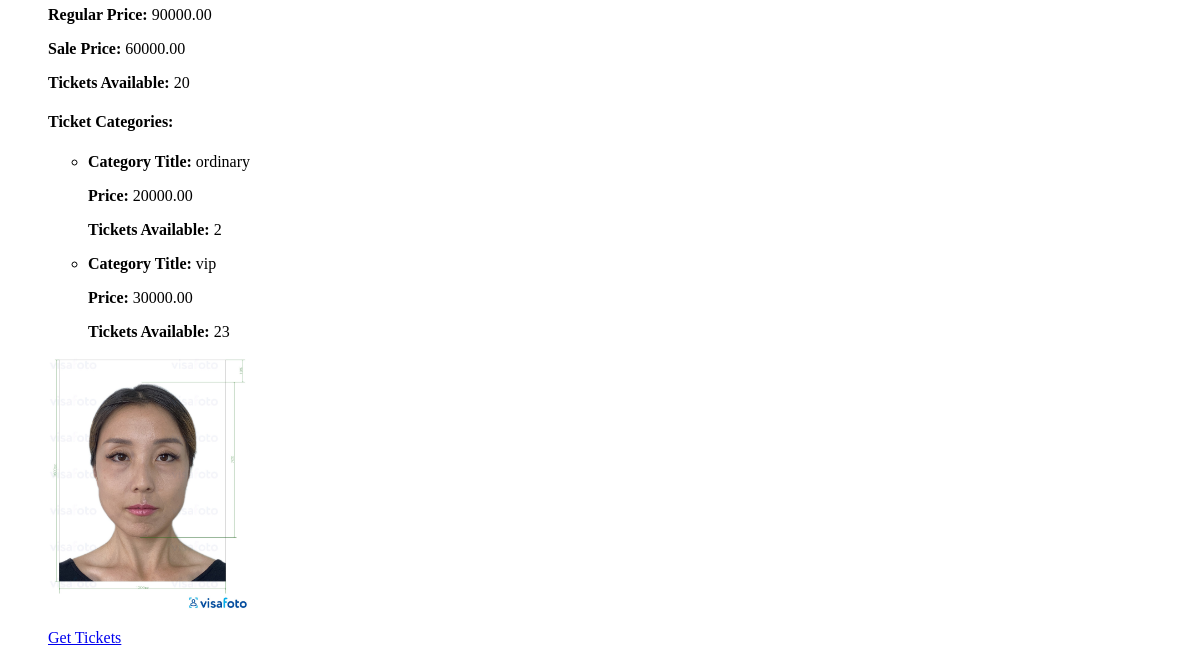
The app's page / (lower part), older data.
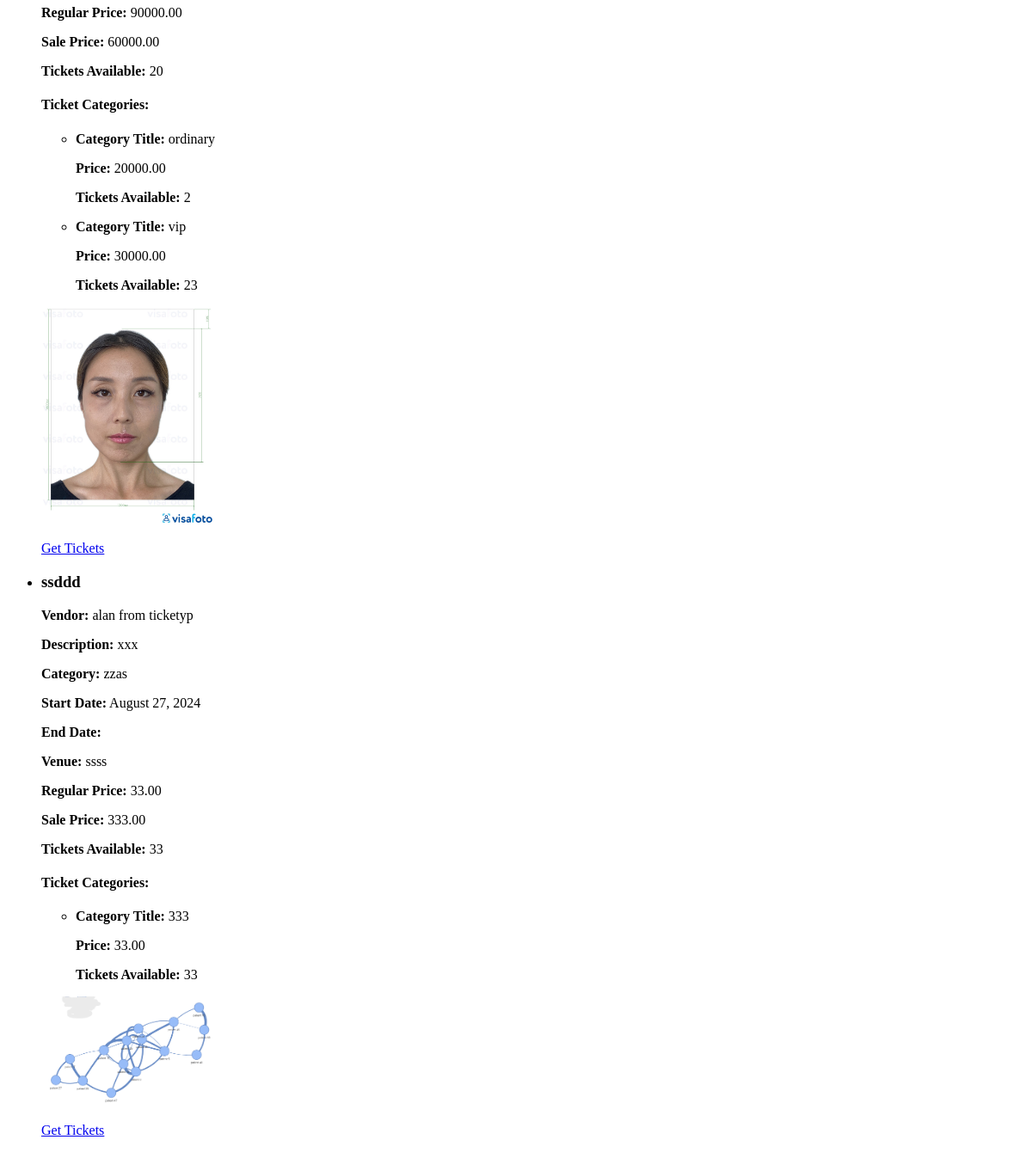
The same page, newer data.
### events/models.py (models this page shows, shortened)
class Event(models.Model):
    vendor = models.ForeignKey(Vendor, on_delete=models.CASCADE, related_name='events')  # Mandatory, linked to Vendor
    poster = models.ImageField(upload_to='event_posters/')  # Required field
    title = models.CharField(max_length=200)  # Required field
    description = models.TextField()  # Required field
    category = models.CharField(max_length=100)  # Required field (e.g., "conference", "concert")
    start_date = models.DateTimeField()  # Required field
    end_date = models.DateTimeField(null=True, blank=True)  # Optional field
    venue_name = models.CharField(max_length=100)  # Required field
    regular_price = models.DecimalField(max_digits=10, decimal_places=2)  # Required field
    sale_price = models.DecimalField(max_digits=10, decimal_places=2, null=True, blank=True)  # Optional field
    tickets_available = models.PositiveIntegerField(null=True, blank=True)  # Optional field

class TicketCategory(models.Model):
    event = models.ForeignKey(Event, on_delete=models.CASCADE, related_name='ticket_categories')  # Mandatory, linked to Event
    category_title = models.CharField(max_length=100)  # Required field
    category_price = models.DecimalField(max_digits=10, decimal_places=2)  # Required field
    category_tickets_available = models.PositiveIntegerField()  # Required field

### vendors/models.py (models this page shows, shortened)
class Vendor(AbstractBaseUser, PermissionsMixin):
    username = models.CharField(max_length=30, unique=True)
    email = models.EmailField(unique=True)
    first_name = models.CharField(max_length=30)
    last_name = models.CharField(max_length=30)
    storename = models.CharField(max_length=50)
    store_phone = models.CharField(max_length=15)
    verification_code = models.CharField(max_length=6, null=True, blank=True)
    verification_code_created_at = models.DateTimeField(null=True, blank=True)
    is_active = models.BooleanField(default=True)
    is_admin = models.BooleanField(default=False)
    is_superuser = models.BooleanField(default=False)
    is_staff = models.BooleanField(default=False)
    is_vendor = models.BooleanField(default=True)
    objects = VendorManager()
    USERNAME_FIELD = 'username'
    REQUIRED_FIELDS = ['email', 'first_name', 'last_name', 'storename', 'store_phone']

### events/views.py (the view)
# urls.py: path('', views.all_events, name='all_events'),
def all_events(request):
    events = Event.objects.prefetch_related('ticket_categories').all()
    context = {
        'events': events
    }
    return render(request, 'events/all_events.html', context)

### templates/events/all_events.html (shortened to what this page needs)
<!DOCTYPE html>
<html lang="en">
<head>
</head>
<body>
    {% if events %}
        <ul>
            {% for event in events %}
                <li>
                    <h3>{{ event.title }}</h3>
                    <p><strong>Vendor:</strong> {{ event.vendor.first_name }} from {{ event.vendor.storename }}</p>
                    <p><strong>Description:</strong> {{ event.description }}</p>
                    <p><strong>Category:</strong> {{ event.category }}</p>
                    <p><strong>Start Date:</strong> {{ event.start_date|date:"F d, Y" }}</p>
                    <p><strong>End Date:</strong> {{ event.end_date|date:"F d, Y" }}</p>
                    <p><strong>Venue:</strong> {{ event.venue_name }}</p>
                    <p><strong>Regular Price:</strong> {{ event.regular_price }}</p>
                    <p><strong>Sale Price:</strong> {{ event.sale_price }}</p>
                    <p><strong>Tickets Available:</strong> {{ event.tickets_available }}</p>
                    {% if event.ticket_categories.all %}
                        <h4>Ticket Categories:</h4>
                        <ul>
                            {% for category in event.ticket_categories.all %}
                                <li>
                                    <p><strong>Category Title:</strong> {{ category.category_title }}</p>
                                    <p><strong>Price:</strong> {{ category.category_price }}</p>
                                    <p><strong>Tickets Available:</strong> {{ category.category_tickets_available }}</p>
                                </li>
                            {% endfor %}
                        </ul>
                    {% else %}
                        <p>No ticket categories available.</p>
                    {% endif %}
                    {% if event.poster %}
                        <p><img src="{{ event.poster.url }}" alt="{{ event.title }}" width="200"></p>
                    {% else %}
                        <p>No image available</p>
                    {% endif %}
                    <p><a href="{% url 'buy_ticket' event.id %}">Get Tickets</a></p>
                </li>
            {% endfor %}
        </ul>
    {% else %}
        <p>No events available.</p>
    {% endif %}
</body>
</html>

Row changes from the older to the newer data that the page shows:
added Event: title "ssddd", vendor.first_name "alan", vendor.storename "ticketyp", description "xxx", category "zzas", start_date "August 27, 2024", venue_name "ssss", regular_price "33.00", sale_price "333.00", tickets_available "33", poster (picture)
added TicketCategory: category_title "333", category_price "33.00", category_tickets_available "33", shown under "ssddd"
